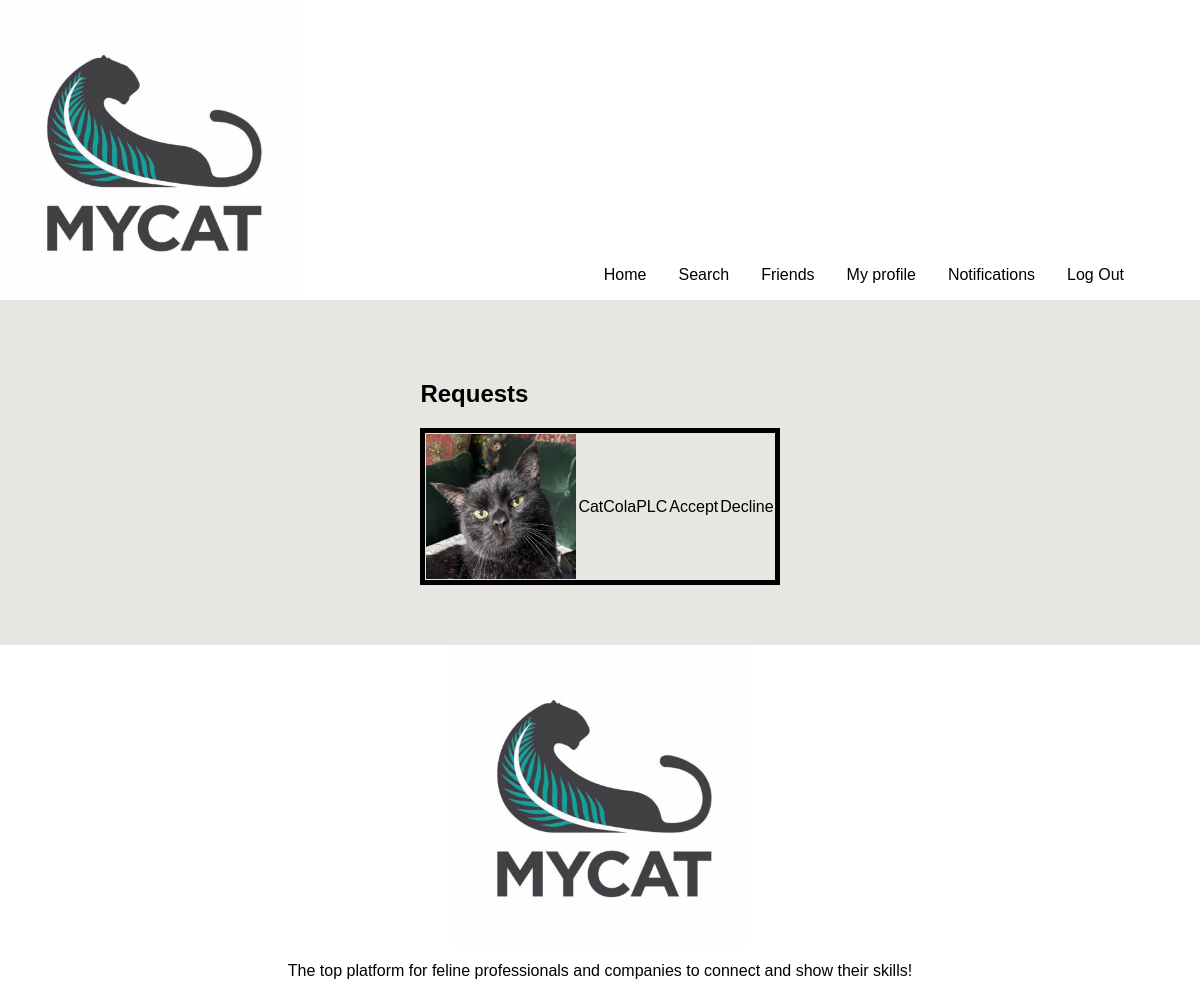
Screenshot of /notifications (signed in) with the database file from the repository.
### tables this page shows
CREATE TABLE requests (
    request_id INTEGER PRIMARY KEY AUTOINCREMENT,
    sender_id TEXT NOT NULL,
    receiver_id TEXT NOT NULL,
    FOREIGN KEY (sender_id) REFERENCES users(user_id) ON DELETE CASCADE,
    FOREIGN KEY (receiver_id) REFERENCES users(user_id) ON DELETE CASCADE
);

CREATE TABLE profiles (
    profile_id INTEGER PRIMARY KEY AUTOINCREMENT,
    profile_picture TEXT DEFAULT 'default.png',
    user_id TEXT NOT NULL,
    header TEXT NOT NULL,
    body TEXT NOT NULL,
    FOREIGN KEY (user_id) REFERENCES users(user_id) ON DELETE CASCADE
);

### app.py (the view)
@app.route("/notifications",methods=["GET"])
@login_required
def notifications():
    db=get_db()
    requests=db.execute("""SELECT requests.sender_id,profiles.profile_picture FROM requests
                        JOIN profiles ON requests.sender_id=profiles.user_id
                        WHERE receiver_id=?""",(session['user_id'],)).fetchall()
    return render_template('notifications.html',requests=requests)

### app.py (called while the page is built)
@app.before_request
def load_logged_in_user():
    g.user=session.get("user_id",None)

def login_required(view):
    @wraps(view)
    def wrapped_view(*args,**kwargs):
        if g.user is None:
            return redirect(url_for("login",next=request.url))
        return view(*args,**kwargs)
    return wrapped_view

### database.py (called while the page is built)
def get_db():
    if "db" not in g:
        g.db = sqlite3.connect(DATABASE,
                               detect_types=sqlite3.PARSE_DECLTYPES
                               )
        g.db.row_factory=sqlite3.Row
    return g.db

### templates/notifications.html
{% extends "base.html" %}
{%block main_content %}
<section id="requests">
<h1>Requests</h1>
  {% if requests %}
<table>
    {% for request in requests %}
    <tr>
        <td> <img src="{{ url_for('static', filename='profile_pictures/' + request['profile_picture']) }}" alt="Profile Picture" width="150" height="150"></td>
        <td>
            {{request['sender_id']}}
        </td>
        <td>  <a href="{{ url_for('acceptrequest', user_id=request['sender_id']) }}">Accept</a></td>
        <td>  <a href="{{ url_for('declinerequest', user_id=request['sender_id']) }}">Decline</a></td>
    </tr>
    {% endfor %}
</table>
{% else %}
<p>Sorry! You don't have any friend requests at the moment</p>
{% endif %}
</section>
{% endblock %}

### static/style.css (style rules this page uses)
html { background-color: white; }
body { width: 100%; margin:0; font-family: Verdana, Arial, sans-serif; background-color: rgba(222, 221, 216, 0.714); }
table { border-collapse: collapse; border-spacing: 50px; margin-left: auto; margin-right: auto; border-radius: 25px; border: 5px solid black; }
img { max-width: 100%; height: auto; display: block; }
a { text-decoration: none; color: black; }

### rows the page displays
requests: profile_picture (picture), sender_id "CatColaPLC"
